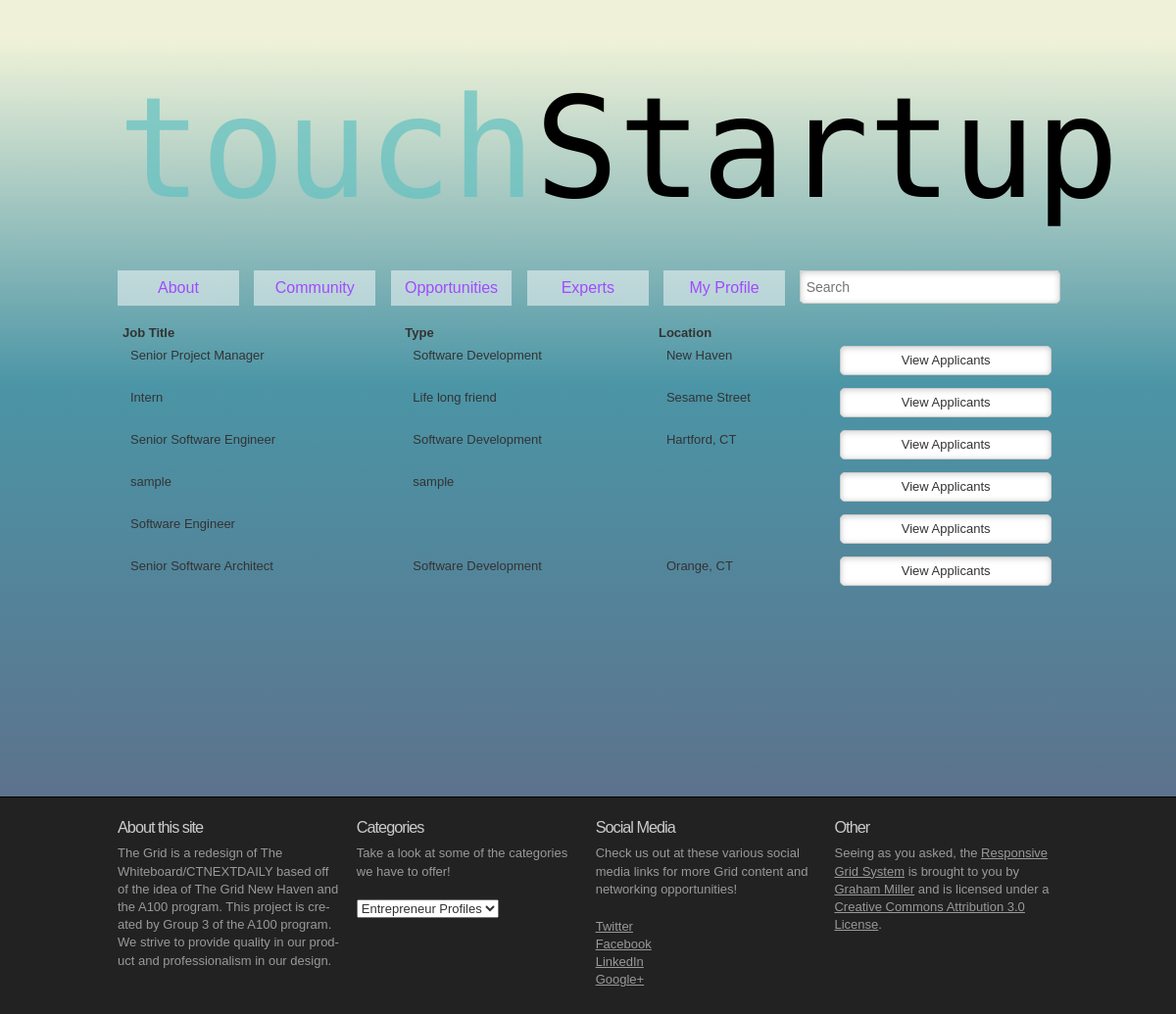
Page /viewMyPostedJobs.php (signed in) on the committed database.
### tables this page shows
CREATE TABLE IF NOT EXISTS `jobs` (
  `id` smallint(5) unsigned NOT NULL AUTO_INCREMENT,
  `title` varchar(30) NOT NULL,
  `type` varchar(30) NOT NULL,
  `location` varchar(30) NOT NULL,
  `company` varchar(30) NOT NULL,
  `company_description` mediumtext NOT NULL,
  `job_description` mediumtext NOT NULL,
  `skills` tinytext NOT NULL,
  `date` timestamp NOT NULL DEFAULT CURRENT_TIMESTAMP ON UPDATE CURRENT_TIMESTAMP,
  `companyID` char(32) NOT NULL,
  `contact_name` varchar(30) NOT NULL,
  `contact_email` varchar(30) NOT NULL,
  `imageLink` varchar(100) NOT NULL DEFAULT 'images/default_user.png',
  PRIMARY KEY (`id`)
);

### viewMyPostedJobs.php (the view, shortened to what this page needs)
<?php
require_once("header.php");
?>
<?php
$sql = "SELECT companyID FROM company WHERE userID = :userID";
try {
$st = $conn->prepare( $sql );
$st->bindValue( ":userID", $_SESSION['userID'], PDO::PARAM_STR );
$st->execute();
$row=$st->fetch();
} catch ( PDOException $e ) {
echo "Query failed: " . $e->getMessage();
}
if($row == null){
echo "Your account is not associated with any company";
}
else{
 $sql2 = "SELECT id, title, type, location FROM jobs WHERE companyID = :companyID";
 try {
 $st = $conn->prepare( $sql2 );
 $st->bindValue( ":companyID", $row['companyID'], PDO::PARAM_STR );
 $st->execute();
 } catch ( PDOException $e ) {
 echo "Query failed: " . $e->getMessage();
 }
 $row2=$st->fetch();
 if($row2 == null){
 echo "You have not posted any jobs.";
 }
 else{
 echo "<form action='viewSubmittedApplications.php' method='post'>
       <table>
       <tr>
        <th>Job Title</td>
        <th>Type</td>
        <th>Location</td>";
 echo  "<tr>";
 echo   "<td>".$row2['title']."</td>";
 echo   "<td>".$row2['type']."</td>";
 echo   "<td>".$row2['location']."</td>";
 echo   "<td><input type='submit' name='viewApplications".$row2['id']."' value='View Applicants'></td>";
 while($row2=$st->fetch()){
 echo  "<tr>";
 echo   "<td>".$row2['title']."</td>";
 echo   "<td>".$row2['type']."</td>";
 echo   "<td>".$row2['location']."</td>";
 echo   "<td><input type='submit' name='viewApplications".$row2['id']."' value='View Applicants'></td>";
 }
 echo "</table>
       </form>";
 }
}
?>
<?php require_once("footer.php"); ?>

### header.php (shortened to what this page needs)
<!DOCTYPE html>
<html class="no-js" lang="en">
 <html class="no-js" lang="en">
<head>
	<link rel="stylesheet" href="css/html5reset.css" media="all">
	<link rel="stylesheet" href="css/responsivegridsystem.css" media="all">
	<link rel="stylesheet" href="css/col.css" media="all">
	<link rel="stylesheet" href="css/2cols.css" media="all">
	<link rel="stylesheet" href="css/3cols.css" media="all">
	<link rel="stylesheet" href="css/4cols.css" media="all">
	<link rel="stylesheet" href="css/5cols.css" media="all">
	<link rel="stylesheet" href="css/6cols.css" media="all">
	<link rel="stylesheet" href="css/7cols.css" media="all">
	<link rel="stylesheet" href="css/8cols.css" media="all">
	<link rel="stylesheet" href="css/9cols.css" media="all">
	<link rel="stylesheet" href="css/10cols.css" media="all">
	<link rel="stylesheet" href="css/11cols.css" media="all">
	<link rel="stylesheet" href="css/12cols.css" media="all">
  <link rel="stylesheet" href="css/flip.css" media="all">
  <link rel="stylesheet" href="css/common.css" media="all">
</head>
<body>
<div id="wrapper">
	<div id="headcontainer">
		<header>
		<h1><a id="title-href" href="index.html"><span class="headcolor">touch</span>Startup</a></h1>
		</header>
	</div>
	<div id="maincontentcontainer">
		<div id="maincontent">
      <?php require_once('navigation.php'); ?>

### navigation.php (shortened to what this page needs)
<?php
if (isset($_SESSION['username']) && isset($_SESSION['userID'])) {
    echo "<div id='nav' class='section group'>
        <div class='col span_1_of_7'>
          <a href='about.html'>About</a>
        </div>
        <div class='col span_1_of_7'>
          <a href='#'>Community</a>
        </div>
        <div class='col span_1_of_7'>
          <a href='jobslisting.php'>Opportunities</a>
        </div>
        <div class='col span_1_of_7'>
          <a href='#'>Experts</a>
        </div>
        <div class='col span_1_of_7'>
          <a href='profile.php?userID=" . $_SESSION['userID'] . "'>My Profile</a>
        </div>
        <div id='search' class='col span_2_of_7'>
          <form method='post' action='search.php'>
          <input type='text' name='search' id='search' placeholder='Search' >
          </form>
        </div>
      </div>";
}

### footer.php (shortened to what this page needs)
		</div>
	</div>
	<div id="footercontainer">
		<footer class="group">
			<div class="col span_1_of_4">
			<h4>About this site</h4>
			<p>The Grid is a redesign of The Whiteboard/CTNEXTDAILY based off of the idea of The Grid New Haven and the A100 program. This project is created by Group 3 of the A100 program. We strive to provide quality in our product and professionalism in our design.</p>
			</div>
			<div class="col span_1_of_4">
			<h4>Categories</h4>
      <p>Take a look at some of the categories we have to offer!</p>
      <select>
        <option value="profiles">Entrepreneur Profiles</option>
      </select>
      </div>
			<div class="col span_1_of_4">
			<h4>Social Media</h4>
      <p>Check us out at these various social media links for more Grid content and networking opportunities!</p>
			<a href="">Twitter</a><br>
      <a href="">Facebook</a><br>
      <a href="">LinkedIn</a><br>
      <a href="">Google+</a>
      </div>
			<div class="col span_1_of_4">
			<h4>Other</h4>
			<p>Seeing as you asked, the <a href="http://www.responsivegridsystem.com">Responsive Grid System</a> is brought to you by <a href="http://www.grahamrobertsonmiller.co.uk">Graham Miller</a> and is licensed under a <a rel="license" href="http://creativecommons.org/licenses/by/3.0/">Creative Commons Attribution 3.0 License</a>.</p>
			</div>
		</footer>
	</div>
</div>
</body>
</html>

### css/responsivegridsystem.css (style rules this page uses)
body { margin : 0 auto; padding : 0; font : 100%/1.4 'lucida sans unicode', 'lucida grande', 'Trebuchet MS', verdana, arial, helvetica, helve, sans-serif; color : #000; text-align: center; background: #fff; }
button, input, select, textarea { font-family : MuseoSlab100, lucida sans unicode, 'lucida grande', 'Trebuchet MS', verdana, arial, helvetica, helve, sans-serif; color : #333; }
h1, h2, h3, h4, h5, h6 { font-family: MuseoSlab300, 'lucida sans unicode', 'lucida grande', 'Trebuchet MS', verdana, arial, helvetica, helve, sans-serif; font-weight : normal; margin-top: 0px; letter-spacing: -1px; }
h1 { font-family: 'Ubuntu Mono', 'Lucida Sans Unicode', 'Trebuchet MS', 'Verdana', 'Arial', 'Helvetica', sans-serif; color: #000; margin-bottom : 0em; font-size : 11em; line-height : 1; }
h4 { color: #444; margin-bottom : 0.5em; font-size : 1.25em; line-height : 1.25; }
footer h4 { color: #ccc; }
p, ol, ul, dl, address { margin-bottom : 1.5em; font-size : 1em; }
p { hyphens : auto; }
a { color : rgb(161, 74, 255); -webkit-transition: all 0.3s ease; -moz-transition: all 0.3s ease; -o-transition: all 0.3s ease; transition: all 0.3s ease; text-decoration: none; }
footer a { color : #ffffff; -webkit-transition: all 0.3s ease; -moz-transition: all 0.3s ease; -o-transition: all 0.3s ease; transition: all 0.3s ease; }
table { border-collapse : collapse; border-spacing : 0; margin-bottom : 1.4em; width : 100%; }
th, td, caption { padding : .25em 10px .25em 5px; }
form { margin : 0; }
button, search, input, select, textarea { font-size : 100%; margin : 0; vertical-align : baseline; *vertical-align : middle; }
button, input { line-height : normal; *overflow : visible; }
button, input[type="button"], input[type="reset"], input[type="submit"] { padding: 0.5em 1em; margin: 0 0 1em; 0; cursor : pointer; text-shadow:0 1px 0 #fff; }
input { display:block; width:97%; margin:0 0 20px 0; border:1px solid #ccc; font-size:1em; padding:5px; -moz-border-radius:5px; -webkit-border-radius:5px; border-radius:5px; background:#fff; -moz-box-shadow:inset 0px 0px 6px #ccc; -webkit-box-shadow:inset 0px 1px 6px #ccc; box-shadow:inset 0px 1px 6px #ccc; }
#wrapper { width: 100%; position: relative; text-align: left; }
#headcontainer { width: 100%; height: auto; }
header { clear: both; width: 80%; font-family: 'Geo', sans-serif; font-size: 0.8125em; max-width: 92.3em; margin: 0 auto; padding: 80px 0px 40px 0px; position: relative; color: #000; text-align: center; }
#maincontentcontainer { width: 100%; min-height: 550px; }
#maincontent { clear: both; width: 80%; font-size: 0.8125em; max-width: 92.3em; margin: 0 auto; padding: 1em 0px; color: #333; line-height: 1.5em; position: relative; }
#footercontainer { width: 100%; border-top: 1px solid #000; background: #222; }
footer { clear: both; width: 80%; font-size: 0.8125em; max-width: 92.3em; margin: 0 auto; padding: 20px 0px 10px 0px; color: #999; }
footer a:link, footer a:visited { color: #999; text-decoration: underline; }
.section { clear: both; padding: 0px; margin: 0px; }
.group:before, .group:after { content:""; display:table; }
.group:after { clear:both; }
.group { zoom:1; }
html { -webkit-overflow-scrolling : touch; -webkit-tap-highlight-color : rgb(52,158,219); -webkit-text-size-adjust : 100%; -ms-text-size-adjust : 100%; }
button, input[type="button"], input[type="reset"], input[type="submit"] { -webkit-appearance : button; }
p { -webkit-hyphens : auto; -webkit-hyphenate-character : "\2010"; -webkit-hyphenate-limit-after : 1; -webkit-hyphenate-limit-before : 3; -moz-hyphens : auto; }

### css/col.css (style rules this page uses)
.col { display: block; float:left; margin: 0 0 1.6% 1.6%; }
.col:first-child { margin-left: 0; }

### css/4cols.css (style rules this page uses)
.span_1_of_4 { width: 23.8%; }

### css/7cols.css (style rules this page uses)
.span_2_of_7 { width: 27.42%; }
.span_1_of_7 { width: 12.91%; }

### rows in the picture
jobs: title "Senior Project Manager", type "Software Development", location "New Haven"
jobs: title "Intern", type "Life long friend", location "Sesame Street"
jobs: title "Senior Software Engineer", type "Software Development", location "Hartford, CT"
jobs: title "sample", type "sample"
jobs: title "Software Engineer"
jobs: title "Senior Software Architect", type "Software Development", location "Orange, CT"
